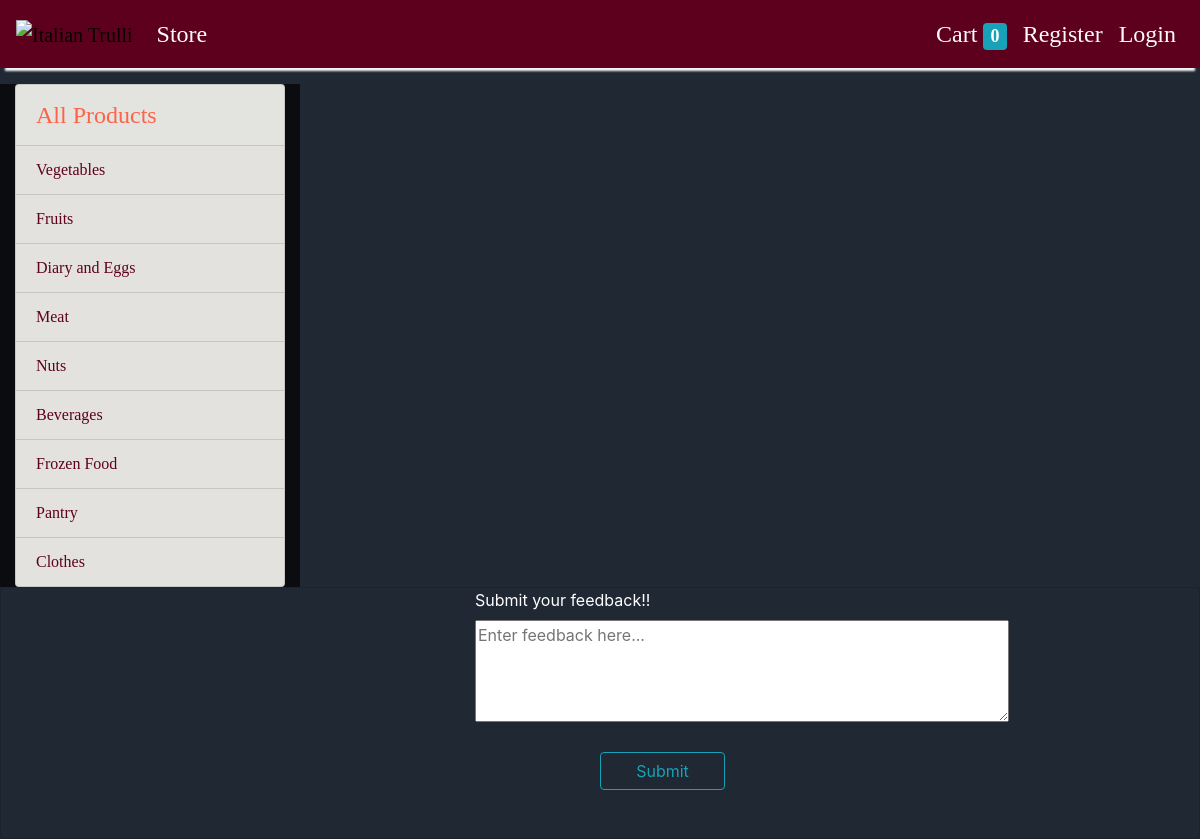
The page /store?category=16 on the database as committed earlier.
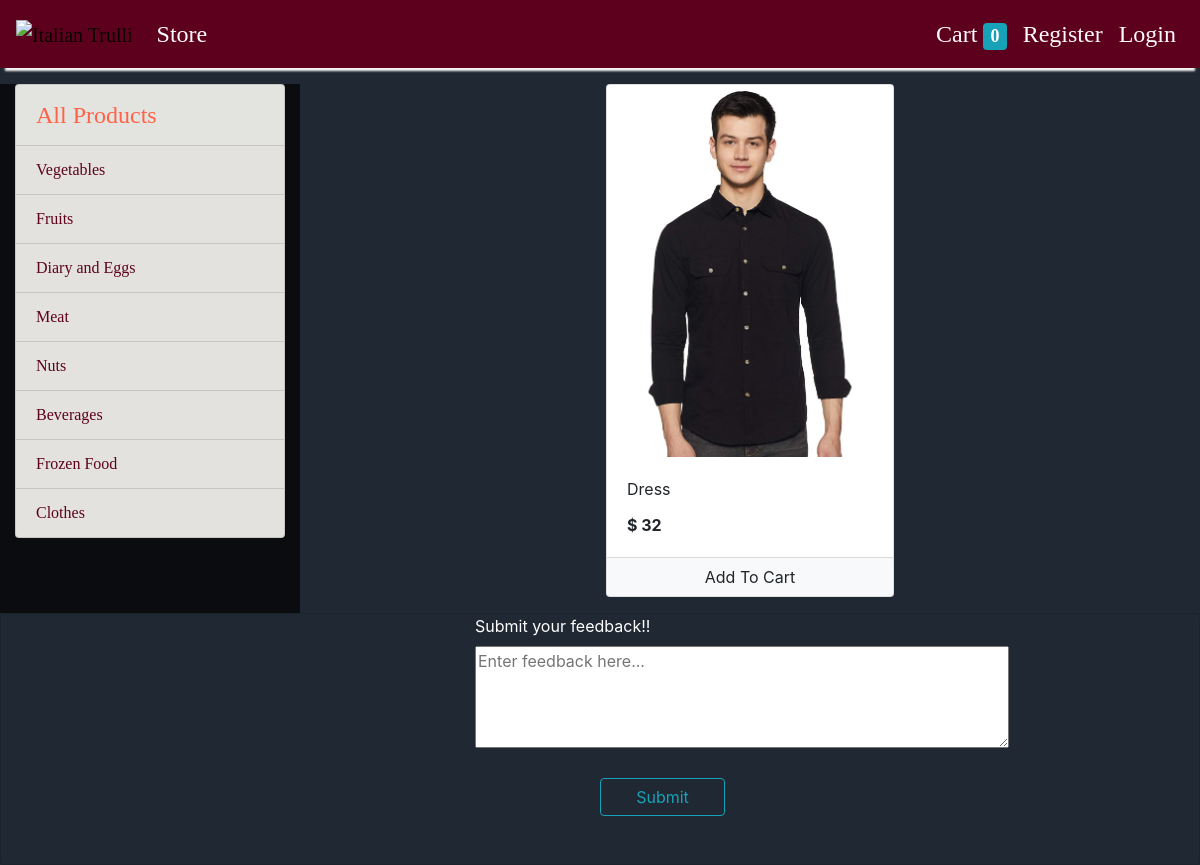
The same page on the database as committed later.
### store/models/category.py (models this page shows, shortened)
class Category(models.Model):
    name = models.CharField(max_length=20)
    @staticmethod
    def get_all_categories():
        return Category.objects.all()

### store/models/product.py (models this page shows, shortened)
class Product(models.Model):
    name = models.CharField(max_length=50)
    price = models.IntegerField(default=0)
    category = models.ForeignKey(Category, on_delete=models.CASCADE, default=1)
    description = models.CharField(max_length=200, default='' , null=True , blank=True)
    image = models.ImageField(upload_to='uploads/products/')
    @staticmethod
    def get_all_products_by_categoryid(category_id):
        if category_id:
            return Product.objects.filter(category = category_id)
        else:
            return Product.get_all_products();

### store/views/home.py (the view)
# urls.py: path('' , include('store.urls'))
def store(request):
    cart = request.session.get('cart')
    if not cart:
        request.session['cart'] = {}
    products = None
    categories = Category.get_all_categories()
    categoryID = request.GET.get('category')
    if categoryID:
        products = Product.get_all_products_by_categoryid(categoryID)
    else:
        products = Product.get_all_products();
    data = {}
    data['products'] = products
    data['categories'] = categories
    print('you are : ', request.session.get('email'))
    return render(request, 'index.html', data)

### store/templatetags/cart.py (called while the page is built)
@register.filter(name='is_in_cart')
def is_in_cart(product  , cart):
    keys = cart.keys()
    for id in keys:
        if int(id) == product.id:
            return True
    return False;

### store/templatetags/custom_filter.py (called while the page is built)
@register.filter(name='currency')
def currency(number):
    return "$ "+str(number)

### store/templates/index.html (shortened to what this page needs)
{% extends 'base.html' %}
{% block content %}
{% load cart %}
{% load custom_filter %}
<div style="background-color: #0b0c10;">
<div class="container-fluid mt-3" >
	<div class="row">
		<div class="col-lg-3 mx-auto">
			<div class="list-group">
				<a href="/" class="list-group-item list-group-item-action" style="background-color:#e3e3df ; color:Tomato; font-size: 24px; font-family: Georgia, 'Times New Roman', Times, serif;">All Products</a>
				{% for category in categories %}
				<a href="/?category={{category.id}}"
					class="list-group-item list-group-item-action" style="background-color:#e3e2df ; color:#5d001e; font-family: Georgia, 'Times New Roman', Times, serif;">{{category.name}}</a>
				{% endfor %}
			</div>
		</div>
		<div id='products' class="col-lg-9 mx-auto" style="background-color: #1f2833;">
			<div class="row mx-auto">
				{% for product in products %}
				<div class="card mx-auto mb-3" id={{product.id}} style="width: 18rem;">
					<img class="card-img-top" src="{{product.image.url}}" alt="Card image cap">
					<div class="card-body">
						<p class="card-title">{{product.name}}</p>
						<p class="card-text"><b>{{product.price|currency}}</b></p>
					</div>
					<div class="card-footer p-0 no-gutters">
						{% if product|is_in_cart:request.session.cart %}
						<div class="row no-gutters">
							<form action="/#{{product.id}}" class="col-2 " method="post">
								{% csrf_token %}
								<input hidden type="text" name='product' value='{{product.id}}'>
								<input hidden type="text" name='remove' value='True'>
								<input type="submit" value=" - " class="btn btn-block btn-light border-right">
							</form>
							<div class="text-center col">{{product|cart_quantity:request.session.cart}} in Cart</div>
							<form action="/#{{product.id}}" class="col-2 " method="post">
								{% csrf_token %}
								<input hidden type="text" name='product' value='{{product.id}}'>
								<input type="submit" value=" + " class="btn btn-block btn-light border-left">
							</form>
						</div>
						{% else %}
						<form action="/#{{product.id}}" method="POST" class="btn-block">
							<input type="submit" class="float-right btn btn-light  form-control"
								value="Add To Cart">
						</form>
						{% endif %}
					</div>
				</div>
				{% endfor %}
			</div>
		</div>
	</div>
</div>
            <div style="background-color:#1f2833 ;">
			  <form action="/store" method="POST" style="background-color:#1f2833;">
				  <div class="card" style="background-color:#1f2833;" >
					<div  class = "center" style="width:250px; margin:0 auto; background-color:#1f2833 ;">
					  <label for="" style = "color: White; text-align: center; ">Submit your feedback!!</label> <br>
					  <textarea placeholder='Enter feedback here...' rows="4" cols="50"maxlength='1000' minlength='5'></textarea>
					</div>
					<br>
					<div  class = "center" style="width:250px; margin:0 auto;">
						<input id="submitForm" type="submit" class="btn float-right btn-outline-info col-lg-6" value="Submit" onclick="my_button_click_handler">
					  </div>
				<br>
				<br>
			  </form>
			</div>
</div>
{% endblock %}

Rows that differ between the two databases and show on the page:
removed Category: name "Pantry"
added Product: image (picture), name "Dress", price "$ 32"
